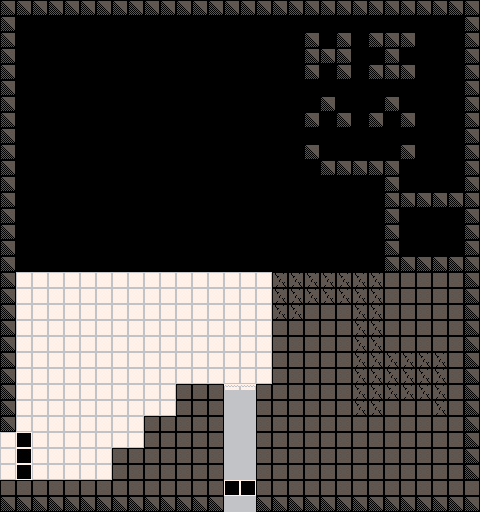

Tiled map render using the project's own tile images. Description and the map definition, with tile-layer contents summarised, below:
An orthogonal 60x64 tile map with 8x8 px tiles, 1 tile layer (Tile Layer 1) and 10 objects (3x spawn_rolley, 2x spawn_point, 2x map_link, cam_area, spawn_checkpoint, ...).

<map version="1.2" tiledversion="1.2.5" orientation="orthogonal" renderorder="right-down" width="60" height="64" tilewidth="8" tileheight="8" infinite="0" nextlayerid="7" nextobjectid="14">
 <properties>
  <property name="level_id" type="int" value="-1" />
 </properties>
 <tileset firstgid="1" source="platformer_sheet_1.tsx" />
 <layer id="6" name="Tile Layer 1" width="60" height="64">
  <data>[3840 cells, 2212 non-empty, 24 distinct tile ids]</data>
 </layer>
 <objectgroup id="2" name="Object Layer 1">
  <object id="1" name="top_left" type="spawn_point" x="16" y="456" width="32" height="24">
   <properties>
    <property name="type" value="side" />
   </properties>
  </object>
  <object id="2" name="camera" type="cam_area" x="16" y="272" width="448" height="224" />
  <object id="5" name="checkpoint" type="spawn_checkpoint" x="80" y="416" width="32" height="32" />
  <object id="6" name="link" type="map_link" x="0" y="432" width="16" height="48">
   <properties>
    <property name="dest_map_path" value="Content/raw/map_ow_top.tmx" />
    <property name="dest_spawn_name" value="fox_exit_left" />
   </properties>
  </object>
  <object id="7" name="link" type="map_link" x="224" y="496" width="32" height="16">
   <properties>
    <property name="dest_map_path" value="Content/raw/map_ss_fox_01.tmx" />
    <property name="dest_spawn_name" value="top_left" />
   </properties>
  </object>
  <object id="8" name="bottom_center" type="spawn_point" x="224" y="472" width="32" height="24">
   <properties>
    <property name="type" value="side" />
   </properties>
  </object>
  <object id="9" type="artifact" x="400" y="384" width="16" height="16">
   <properties>
    <property name="id" value="health_01" />
   </properties>
  </object>
  <object id="11" name="rolley" type="spawn_rolley" x="368" y="304" width="16" height="16">
   <properties>
    <property name="dir" type="int" value="1" />
   </properties>
  </object>
  <object id="12" name="rolley" type="spawn_rolley" x="352" y="352" width="16" height="16">
   <properties>
    <property name="dir" type="int" value="1" />
   </properties>
  </object>
  <object id="13" name="rolley" type="spawn_rolley" x="432" y="352" width="16" height="16">
   <properties>
    <property name="dir" type="int" value="1" />
   </properties>
  </object>
 </objectgroup>
</map>
